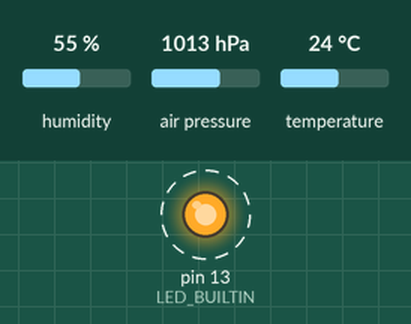
Bench run of a sketch on a simulated Arduino Uno, built with avr-gcc and run on an emulated ATmega328P. On the bench: output pins drawn as LEDs (lit = HIGH). Dashed ring = blinking. The test bench sets the inputs (shaded band); at power-on: humidity 55 %, air pressure 1013 hPa, temperature 24 °C. What the sketch prints to the serial monitor is not drawn.

Above: at 0.5 s.
Timing chart, 0 to 4.6 s (numbered marks = the images above):
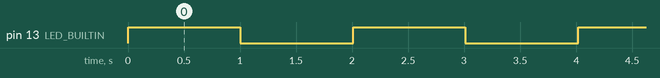

Measured:
- by itself, pin 13 (LED_BUILTIN): alternates HIGH for 1.0 s and LOW for 1.0 s

The sketch:

BME280.ino
```cpp
#include <Wire.h>
#include <Adafruit_Sensor.h>
#include <Adafruit_BME280.h>

#define SEALEVELPRESSURE_HPA (1013.25)

Adafruit_BME280 bme;

float temperature, humidity, pressure, altitude;


void setup() {
  Serial.begin(115200);
  Serial.println(">>> STARTING <<<");

  unsigned status;
  status = bme.begin(0x76);

  if (!status) {
    Serial.println("Could not find a valid BME280 sensor, check wiring, address, sensor ID!");
    Serial.print("SensorID was: 0x"); Serial.println(bme.sensorID(),16);
    Serial.print("        ID of 0xFF probably means a bad address, a BMP 180 or BMP 085\n");
    Serial.print("        ID of 0x56-0x58 represents a BMP 280,\n");
    Serial.print("        ID of 0x60 represents a BME 280.\n");
    Serial.print("        ID of 0x61 represents a BME 680.\n");
    while (1) delay(10);
  }

  Serial.println(">>> READY TO GO! <<<");


  pinMode(LED_BUILTIN, OUTPUT);
}

void loop() {
  digitalWrite(LED_BUILTIN, HIGH);   // turn the LED on (HIGH is the voltage level)
  delay(1000);                       // wait for a second
  digitalWrite(LED_BUILTIN, LOW);    // turn the LED off by making the voltage LOW
  delay(1000);                       // wait for a second

  temperature = bme.readTemperature();
  humidity = bme.readHumidity();
  pressure = bme.readPressure() / 100.0F;
  altitude = bme.readAltitude(SEALEVELPRESSURE_HPA);

  PrintSerial(temperature,humidity, pressure,altitude);

}

void PrintSerial(float temperature, float humidity, float pressure, float altitude) {

  Serial.print("Temp: ");
  Serial.print(temperature);
  Serial.println(" °C");

  Serial.print("Luftfeuchtigkeit: ");
  Serial.print(humidity);
  Serial.println(" %");

  Serial.print("Luftdruck: ");
  Serial.print(pressure);
  Serial.println(" hPa");

  Serial.print("Höhe: ");
  Serial.print(altitude);
  Serial.println(" m über NN");

  Serial.println("/n########################/n");
}

String SendHTML(float temperature,float humidity,float pressure,float altitude){
  String ptr = "<!DOCTYPE html> <html>\n";
  ptr +="<head><meta name=\"viewport\" content=\"width=device-width, initial-scale=1.0, user-scalable=no\">\n";
  ptr +="<title>ESP8266 Weather Station</title>\n";
  ptr +="<style>html { font-family: Helvetica; display: inline-block; margin: 0px auto; text-align: center;}\n";
  ptr +="body{margin-top: 50px;} h1 {color: #444444;margin: 50px auto 30px;}\n";
  ptr +="p {font-size: 24px;color: #444444;margin-bottom: 10px;}\n";
  ptr +="</style>\n";
  ptr +="</head>\n";
  ptr +="<body>\n";
  ptr +="<div id=\"webpage\">\n";
  ptr +="<h1>ESP8266 Weather Station</h1>\n";
  ptr +="<p>Temperature: ";
  ptr +=temperature;
  ptr +="&deg;C</p>";
  ptr +="<p>Humidity: ";
  ptr +=humidity;
  ptr +="%</p>";
  ptr +="<p>Pressure: ";
  ptr +=pressure;
  ptr +="hPa</p>";
  ptr +="<p>Altitude: ";
  ptr +=altitude;
  ptr +="m</p>";
  ptr +="</div>\n";
  ptr +="</body>\n";
  ptr +="</html>\n";
  return ptr;
}
```
